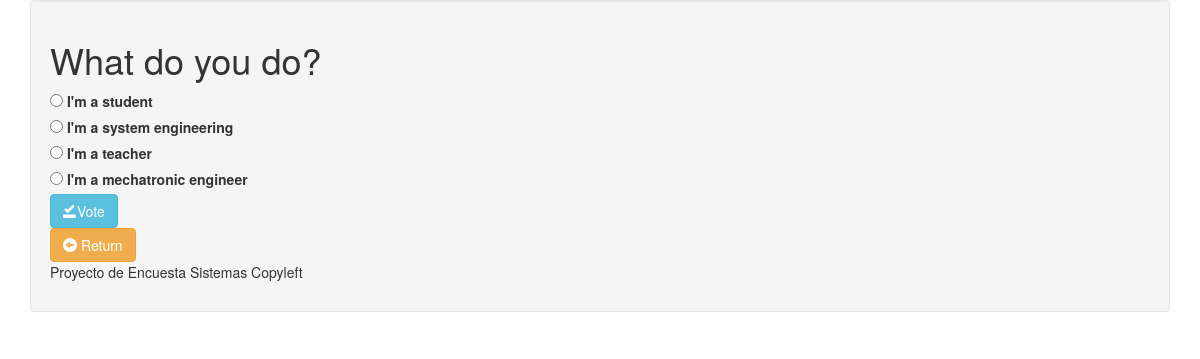
The app's page /polls/2/ with its own data.
### polls/models.py (models this page shows, shortened)
class Poll(models.Model):
    question = models.CharField(max_length=200)
    pub_date = models.DateTimeField('date published')
    def was_published_recently(self):
        return self.pub_date >= timezone.now() - datetime.timedelta(days=1)
    was_published_recently.admin_order_field = 'pub_date'
    was_published_recently.boolean = True
    was_published_recently.short_description = 'Published recently?'

class Choice(models.Model):
    poll = models.ForeignKey(Poll)
    choice_text = models.CharField(max_length=200)
    votes = models.IntegerField(default=0)

### polls/views.py (the view)
# urls.py: url(r'^(?P<pk>\d+)/$', views.DetailView.as_view(), name='detail'),
class DetailView(generic.DetailView):
    model = Poll
    template_name = 'polls/detail.html'

### templates/polls/detail.html (shortened to what this page needs)
{% extends "base.html" %}
{% block contenido %}
<h1>{{ poll.question }}</h1>
<form action="{% url 'polls:vote' poll.id %}" method="post">
{% for choice in poll.choice_set.all %}
    <input type="radio" name="choice" id="choice{{ forloop.counter }}" value="{{ choice.id }}" />
    <label for="choice{{ forloop.counter }}">{{ choice.choice_text }}</label><br />
{% endfor %}
<button type="submit/button" class="btn btn-info">
    <span class="glyphicon glyphicon-saved"></span>Vote
</button>
<br>
</form>
<a href="/question" class= "btn btn-warning"><span class="glyphicon
            glyphicon-circle-arrow-left"></span> Return</a>
{% endblock contenido %}

### records on screen
Poll: question "What do you do?"
Choice: choice_text "I'm a student"
Choice: choice_text "I'm a system engineering"
Choice: choice_text "I'm a teacher"
Choice: choice_text "I'm a mechatronic engineer"
